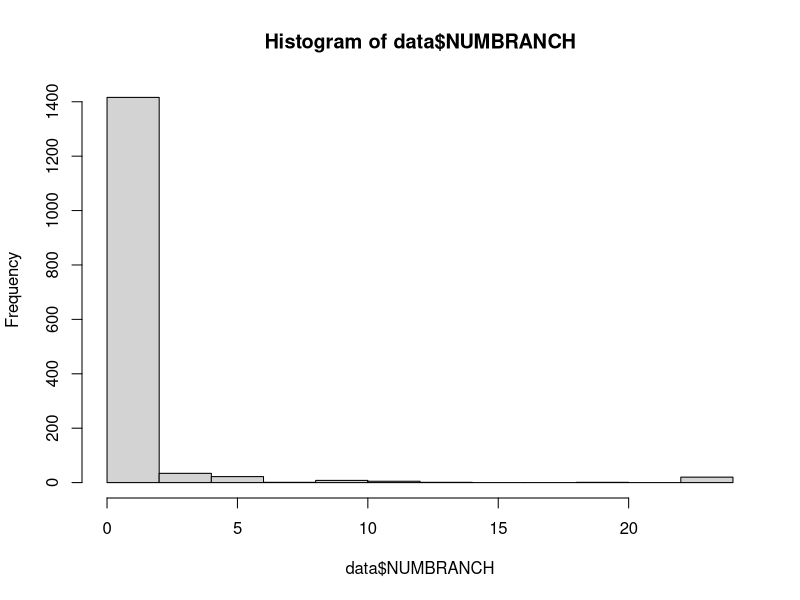
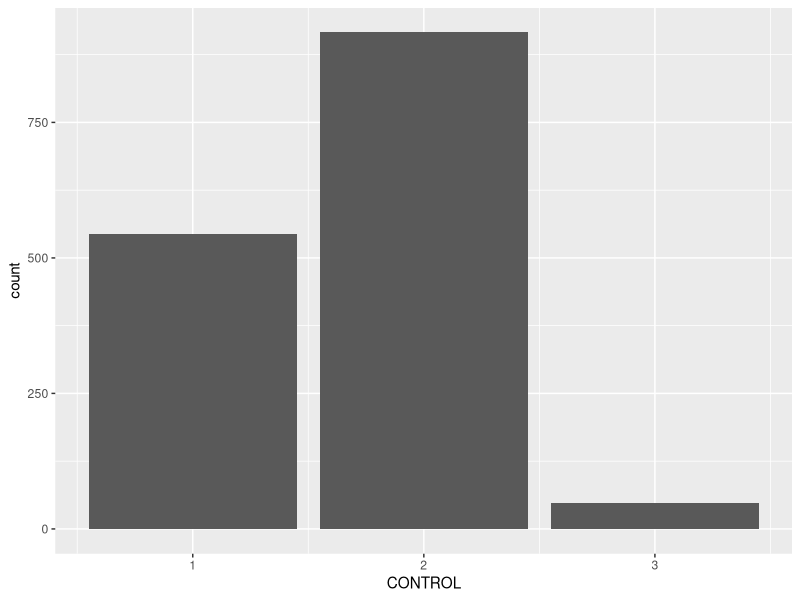
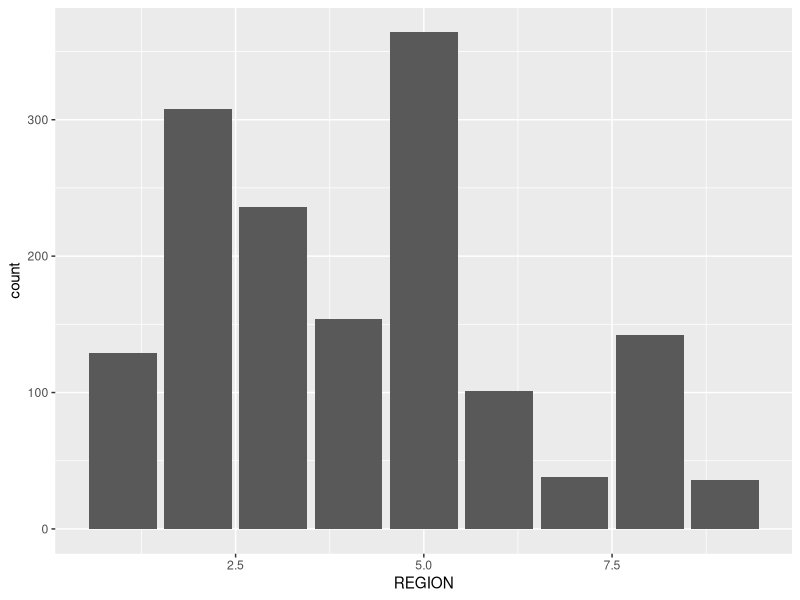
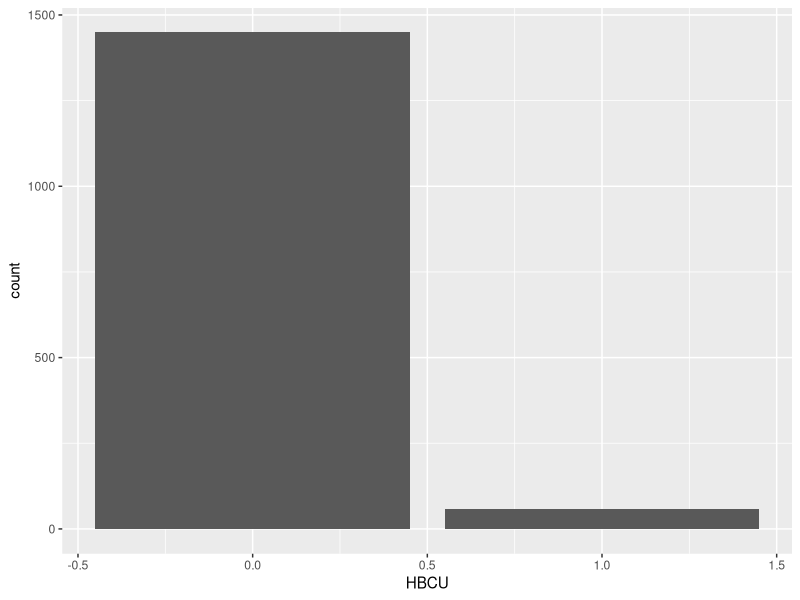
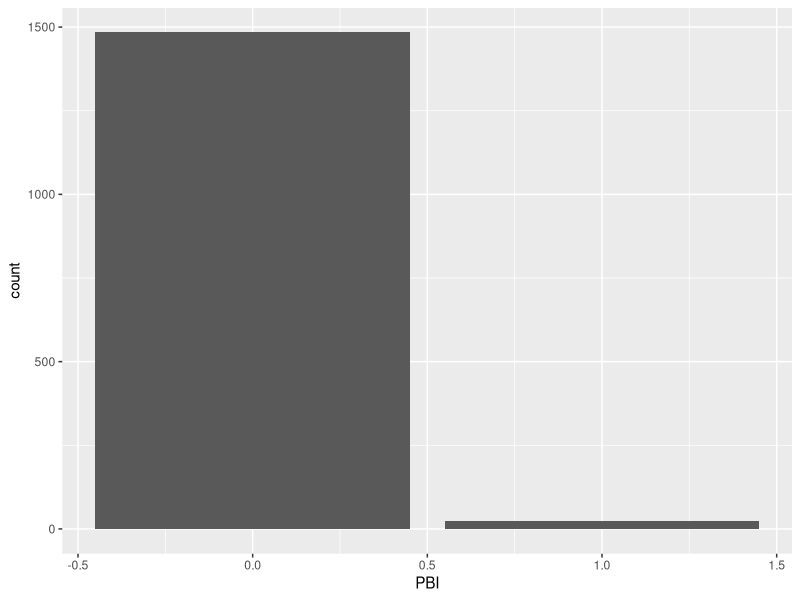
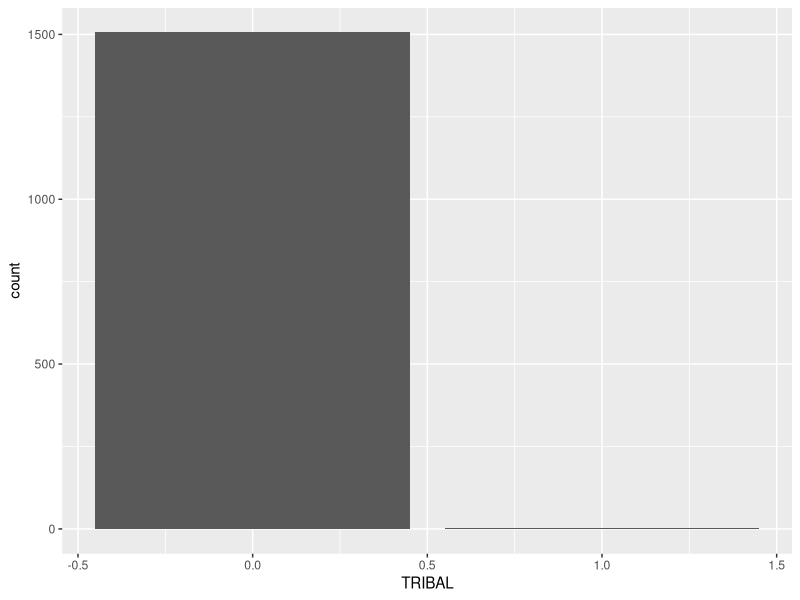
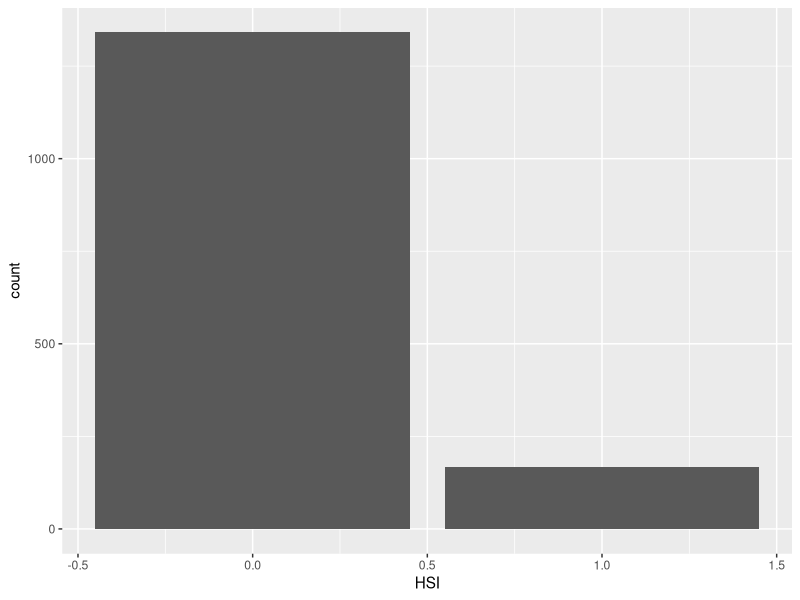
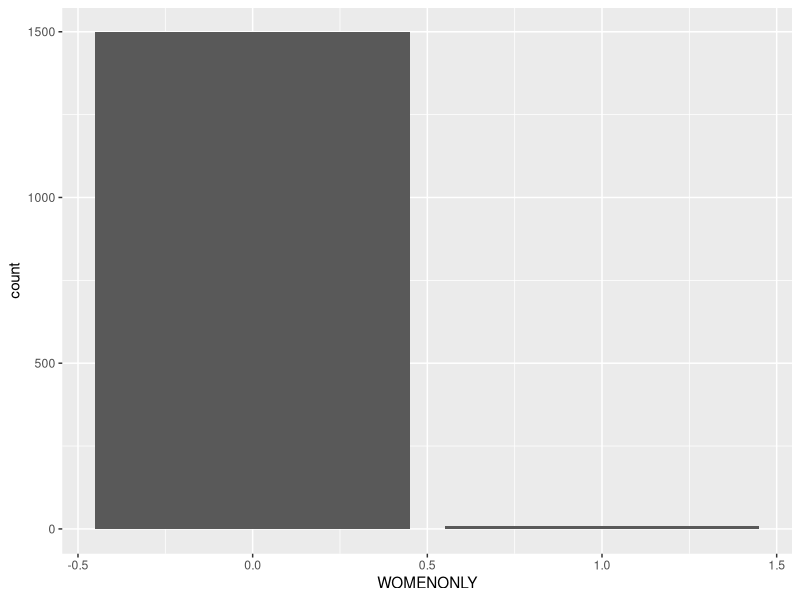

Write R code to recreate these figures, in order.
setwd("D:/UofT/Y3 Fall/STA302/Video Project")

data = data.frame(read.csv("Video_project_dataset.csv"))


# hist(data$UNITID)
# hist(data$INSTNM)


library("ggplot2")
# ggplot(data, aes(x = STABBR)) +
  # geom_bar()
hist(data$NUMBRANCH)
ggplot(data, aes(x = CONTROL)) +
  geom_bar()
ggplot(data, aes(x = REGION)) +
  geom_bar()
ggplot(data, aes(x = HBCU)) +
  geom_bar()
ggplot(data, aes(x = PBI)) +
  geom_bar()
ggplot(data, aes(x = TRIBAL)) +
  geom_bar()
ggplot(data, aes(x = HSI)) +
  geom_bar()
ggplot(data, aes(x = WOMENONLY)) +
  geom_bar()
hist(data$ADM_RATE) # y variable
hist(data$COSTT4_A)
hist(data$AVGFACSAL)
hist(data$PFTFAC)
hist(data$PCTPELL)
hist(data$UG25ABV)
hist(data$INC_PCT_LO)
hist(data$PAR_ED_PCT_1STGEN)
hist(data$FEMALE)
hist(data$MD_FAMINC)
hist(data$PCT_WHITE)
hist(data$PCT_BLACK)
hist(data$PCT_ASIAN)
hist(data$PCT_HISPANIC)
hist(data$PCT_BA)
hist(data$PCT_GRAD_PROF)
hist(data$PCT_BORN_US)
hist(data$POVERTY_RATE)
hist(data$UNEMP_RATE)


# plot(data$ADM_RATE ~ data$UNITID)
# plot(data$ADM_RATE ~ data$INSTNM)
# plot(data$ADM_RATE ~ data$STABBR)
plot(data$ADM_RATE ~ data$NUMBRANCH)
plot(data$ADM_RATE ~ data$CONTROL)
plot(data$ADM_RATE ~ data$REGION)
plot(data$ADM_RATE ~ data$HBCU)
plot(data$ADM_RATE ~ data$PBI)
plot(data$ADM_RATE ~ data$TRIBAL)
plot(data$ADM_RATE ~ data$HSI)
plot(data$ADM_RATE ~ data$WOMENONLY)
# plot(data$ADM_RATE ~ data$ADM_RATE)
plot(data$ADM_RATE ~ data$COSTT4_A)
plot(data$ADM_RATE ~ sqrt(data$AVGFACSAL))
plot(data$ADM_RATE ~ data$PFTFAC)
plot(data$ADM_RATE ~ data$PCTPELL)
plot(data$ADM_RATE ~ data$UG25ABV)
plot(data$ADM_RATE ~ data$INC_PCT_LO)
plot(data$ADM_RATE ~ data$PAR_ED_PCT_1STGEN)
plot(data$ADM_RATE ~ data$FEMALE)
plot(data$ADM_RATE ~ data$MD_FAMINC)
plot(data$ADM_RATE ~ data$PCT_WHITE)
plot(data$ADM_RATE ~ data$PCT_BLACK)
plot(data$ADM_RATE ~ data$PCT_ASIAN) # remove?
plot(data$ADM_RATE ~ data$PCT_HISPANIC)
plot(data$ADM_RATE ~ data$PCT_BA)
plot(data$ADM_RATE ~ data$PCT_GRAD_PROF)
plot(data$ADM_RATE ~ data$PCT_BORN_US)
plot(data$ADM_RATE ~ data$POVERTY_RATE)
plot(data$ADM_RATE ~ data$UNEMP_RATE)


# first check condition 1 and 2
mod <- lm(data$ADM_RATE ~ data$NUMBRANCH + data$CONTROL + data$REGION + data$HBCU + 
            data$PBI + data$TRIBAL + data$HSI + data$WOMENONLY + data$COSTT4_A + data$AVGFACSAL + data$PFTFAC + 
            data$PCTPELL + data$UG25ABV + data$INC_PCT_LO + data$PAR_ED_PCT_1STGEN + data$FEMALE + data$MD_FAMINC + data$PCT_WHITE +
            data$PCT_BLACK + data$PCT_ASIAN + data$PCT_HISPANIC + data$PCT_BA + data$PCT_GRAD_PROF + data$PCT_BORN_US + 
            data$POVERTY_RATE + data$UNEMP_RATE)
summary(mod)

r <- resid(mod)

pairs(data[c(5, 6, 7, 13, 14, 15, 16, 17, 18, 19, 20, 21, 22, 23, 24, 25, 26, 
              27, 28, 29, 30, 31)], lower.panel = NULL)

#BEFORE BOX COX
plot(data$ADM_RATE ~ fitted(mod), main="Admission Rate versus Fitted Admission Rate", 
     xlab="Fitted Admission Rate", ylab="Admission Rate")
abline(a = 0, b = 1)
lines(lowess(data$ADM_RATE ~ fitted(mod)), lty=2)

plot(r ~ fitted(mod), main="title", xlab="Fitted", ylab="res.")
plot(r ~ data$NUMBRANCH)
plot(r ~ data$CONTROL)
plot(r ~ data$REGION)
plot(r ~ data$HBCU)
plot(r ~ data$PBI)
plot(r ~ data$TRIBAL)
plot(r ~ data$HSI)
plot(r ~ data$WOMENONLY)
plot(r ~ data$COSTT4_A)
plot(r ~ data$AVGFACSAL)
plot(r ~ data$PFTFAC)
plot(r ~ data$UG25ABV)
plot(r ~ data$INC_PCT_LO)
plot(r ~ data$PAR_ED_PCT_1STGEN)
plot(r ~ data$FEMALE)
plot(r ~ data$MD_FAMINC)
plot(r ~ data$PCT_WHITE)
plot(r ~ data$PCT_BLACK)
plot(r ~ data$PCT_ASIAN)
plot(r ~ data$PCT_HISPANIC)
plot(r ~ data$PCT_BA)
plot(r ~ data$PCT_GRAD_PROF)
plot(r ~ data$PCT_BORN_US)
plot(r ~ data$POVERTY_RATE)
plot(r ~ data$UNEMP_RATE)

qqnorm(r)
qqline(r)


library(car)
p <- powerTransform(cbind(data[,13], data[,14], data[,15], data[,16], data[,17], data[,18], data[,19],
                          data[,20], data[,21], data[,22], data[,23], data[,24], data[,25], data[,26],
                          data[,27], data[,28], data[,29], data[,30], data[,31])~1, family="bcnPower")
summary(p)

# after box cox 
# we sqrt the response to correct for normality

mod2 <- lm(I(sqrt(data$ADM_RATE^3)) ~ data$NUMBRANCH + data$CONTROL + data$REGION + data$HBCU + 
             data$PBI + data$TRIBAL + data$HSI + data$WOMENONLY + I(data$COSTT4_A^0.33) + I(log(data$AVGFACSAL)) + I(data$PFTFAC^1) + 
             I(data$PCTPELL^0.33) + I(data$UG25ABV^-0.33) + I(data$INC_PCT_LO^0.19) + I(data$PAR_ED_PCT_1STGEN^0.614) + I(data$FEMALE^1.457) + 
             I(data$MD_FAMINC^0.273) + I(data$PCT_WHITE^3) + I(data$PCT_BLACK^0.456) + I(data$PCT_ASIAN^-0.048) + I(log(data$PCT_HISPANIC)) + 
             I(data$PCT_BA^0.848) + I(log(data$PCT_GRAD_PROF)) + I(data$PCT_BORN_US^3) + I(data$POVERTY_RATE^-0.763) + I(data$UNEMP_RATE^-1.783))
summary(mod2)
summary(mod)

r <- resid(mod2)

# first check condition 1 and 2, condition 2 ignore binary preds.
data2=data
data2$ADM_RATE = sqrt(data$ADM_RATE^3)
data2$COSTT4_A = data2$COSTT4_A^0.33
data2$AVGFACSA = log(data2$AVGFACSA)
data2$PFTFAC = data2$PFTFAC^1
data2$PCTPELL = data2$PCTPELL^0.33
data2$UG25ABV = data2$UG25ABV^-0.33
data2$INC_PCT_LO = data2$INC_PCT_LO^0.19
data2$PAR_ED_PCT_1STGEN = data2$PAR_ED_PCT_1STGEN^0.614
data2$FEMALE = data2$FEMALE^1.457
data2$MD_FAMINC = data2$MD_FAMINC^0.273
data2$PCT_WHITE = data2$PCT_WHITE^3
data2$PCT_BLACK = data2$PCT_BLACK^0.456
data2$PCT_ASIAN = data2$PCT_ASIAN^-0.048
data2$PCT_HISPANIC = log(data2$PCT_HISPANIC)
data2$PCT_BA = data2$PCT_BA^0.848
data2$PCT_GRAD_PROF = log(data2$PCT_GRAD_PROF)
data2$PCT_BORN_US = data2$PCT_BORN_US^3
data2$POVERTY_RATE = data2$POVERTY_RATE^-0.763
data2$UNEMP_RATE = data2$UNEMP_RATE^-1.783

# pairs(data[,13:31], lower.panel = NULL)
pairs(data2[c(5, 6, 7, 13, 14, 15, 16, 17, 18, 19, 20, 21, 22, 23, 24, 25, 26, 
              27, 28, 29, 30, 31)], lower.panel = NULL)



plot(sqrt(data$ADM_RATE^3) ~ fitted(mod2), main="Admission Rate versus Fitted Admission Rate", 
     xlab="Fitted Admission Rate", ylab="Admission Rate")
abline(a = 0, b = 1)
lines(lowess(sqrt(data$ADM_RATE^3) ~ fitted(mod2)), lty=2)

# make all residual plots
plot(r ~ fitted(mod2), main="title", xlab="Fitted", ylab="res.")
plot(r ~ data$NUMBRANCH)
plot(r ~ data$CONTROL)
plot(r ~ data$REGION)
plot(r ~ data$HBCU)
plot(r ~ data$PBI)
plot(r ~ data$TRIBAL)
plot(r ~ data$HSI)
plot(r ~ data$WOMENONLY)
plot(r ~ I(data$COSTT4_A^0.33))
plot(r ~ I(log(data$AVGFACSAL)))
plot(r ~ I(data$PFTFAC^1))
plot(r ~ I(data$PCTPELL^0.33))
plot(r ~ I(log(data$UG25ABV^-0.33))) #log to correct for constant variance
plot(r ~ I(data$INC_PCT_LO^0.19))
plot(r ~ I(data$PAR_ED_PCT_1STGEN^0.614))
plot(r ~ I(data$FEMALE^1.457))
plot(r ~ I(data$MD_FAMINC^0.273))
plot(r ~ I(data$PCT_WHITE^3))
plot(r ~ I(data$PCT_BLACK^0.456))
plot(r ~ I(data$PCT_ASIAN^-0.048))
plot(r ~ I(log(data$PCT_HISPANIC)))
plot(r ~ I(data$PCT_BA^0.848))
plot(r ~ I(log(data$PCT_GRAD_PROF)))
plot(r ~ I(data$PCT_BORN_US^3))
plot(r ~ I(data$POVERTY_RATE^-0.763))
plot(r ~ I(data$UNEMP_RATE^-1.783))
qqnorm(r)
qqline(r)
# will cause an error with inhibitor function

# if you create a new response and then add to model, QQ plot works
mod3 <- lm(data2$ADM_RATE ~ data$NUMBRANCH + data$CONTROL + data$REGION + data$HBCU + 
             data$PBI + data$TRIBAL + data$HSI + data$WOMENONLY + data2$COSTT4_A + data2$AVGFACSA + data2$PFTFAC + 
             data2$PCTPELL + data2$UG25ABV + data2$INC_PCT_LO + data2$PAR_ED_PCT_1STGEN + data2$FEMALE + 
             data2$MD_FAMINC + data2$PCT_WHITE + data2$PCT_BLACK + data2$PCT_ASIAN + data2$PCT_HISPANIC + 
             data2$PCT_BA + data2$PCT_GRAD_PROF + data2$PCT_BORN_US + data2$POVERTY_RATE + data2$UNEMP_RATE)
qqnorm(resid(mod3))
qqline(resid(mod3))



# Partial F-Tests

mod_full <- lm(I(sqrt(data$ADM_RATE^3)) ~ data$NUMBRANCH + data$CONTROL + data$REGION + data$HBCU + 
             data$PBI + data$TRIBAL + data$HSI + data$WOMENONLY + I(data$COSTT4_A^0.33) + I(log(data$AVGFACSAL)) + I(data$PFTFAC^1) + 
             I(data$PCTPELL^0.33) + I(log(data$UG25ABV^-0.33)) + I(data$INC_PCT_LO^0.19) + I(data$PAR_ED_PCT_1STGEN^0.614) + I(data$FEMALE^1.457) + 
             I(data$MD_FAMINC^0.273) + I(data$PCT_WHITE^3) + I(data$PCT_BLACK^0.456) + I(data$PCT_ASIAN^-0.048) + I(log(data$PCT_HISPANIC)) + 
             I(data$PCT_BA^0.848) + I(log(data$PCT_GRAD_PROF)) + I(data$PCT_BORN_US^3) + I(data$POVERTY_RATE^-0.763) + I(data$UNEMP_RATE^-1.783))
summary(mod_full)
# anova(mod_full)

mod_red <- lm(I(sqrt(data$ADM_RATE^3)) ~ data$NUMBRANCH + data$HSI + data$REGION +
                I(data$COSTT4_A^0.33) + I(log(data$AVGFACSAL)) + I(data$PFTFAC^1) +
                I(log(data$UG25ABV^-0.33)) + I(data$INC_PCT_LO^0.19) + I(data$PAR_ED_PCT_1STGEN^0.614) +
                I(data$FEMALE^1.457) + 
                I(data$PCT_WHITE^3) + I(data$PCT_BLACK^0.456) + 
                I(data$PCT_ASIAN^-0.048) + I(log(data$PCT_HISPANIC)) + 
                I(data$PCT_BA^0.848) + I(log(data$PCT_GRAD_PROF)) + I(data$PCT_BORN_US^3))
summary(mod_red)

# mod_red_2 <- lm(I(data$ADM_RATE^3) ~ data$NUMBRANCH + data$CONTROL + data$REGION + dataHBCU + 
#                 data$PBI + data$TRIBAL + data$HSI + I(data$COSTT4_A^0.33) + I(log(data$AVGFACSAL)) + I(data$UG25ABV^-0.33) + 
#                 I(data$INC_PCT_LO^0.19) + I(data$PAR_ED_PCT_1STGEN^0.614) + I(data$FEMALE^1.457) + I(data$PCT_WHITE^3) + I(data$PCT_BLACK^0.456) + 
#                 I(data$PCT_ASIAN^-0.048) + I(log(data$PCT_HISPANIC)) + I(log(data$PCT_GRAD_PROF)))

anova(mod_red, mod_full)

# anova(mod_red_2, mod_full)





